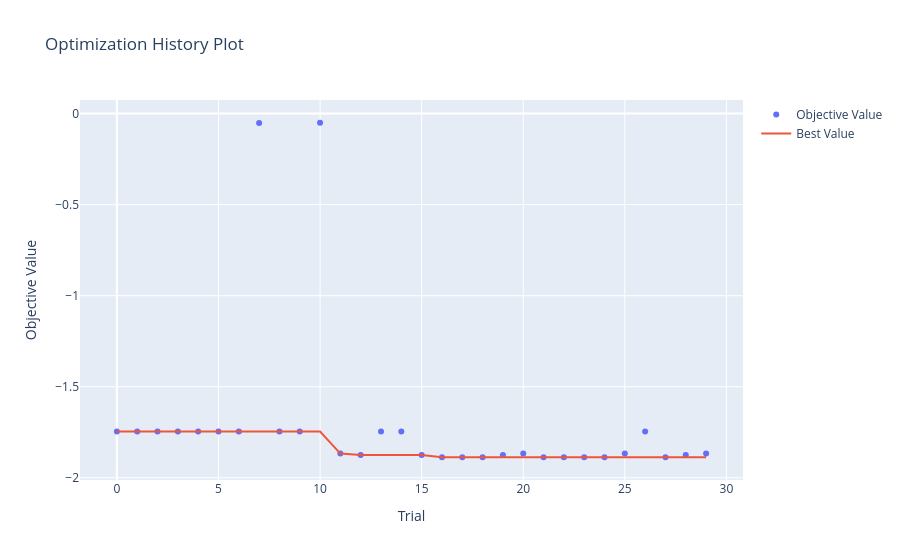

This figure's notebook cell:
### Markdown cell above
探索の過程や得られた構造を可視化してみましょう。まずは先ほども行った探索の過程の可視化からです。

### Code cell
optuna.visualization.plot_optimization_history(study)

### Figure 1 — Plotly figure (JSON) as saved in the notebook; plotly's stock layout.template omitted (floating-point values rounded to 4 significant figures)
{"data": [{"mode": "markers", "name": "Objective Value", "type": "scatter", "x": [0, 1, 2, 3, 4, 5, 6, 7, 8, 9, 10, 11, 12, 13, 14, 15, 16, 17, 18, 19, 20, 21, 22, 23, 24, 25, 26, 27, 28, 29], "y": [-1.747, -1.747, -1.747, -1.747, -1.747, -1.747, -1.747, -0.05151, -1.747, -1.747, -0.05037, -1.867, -1.875, -1.747, -1.747, -1.875, -1.887, -1.887, -1.887, -1.875, -1.867, -1.887, -1.887, -1.887, -1.887, -1.867, -1.747, -1.887, -1.875, -1.867]}, {"name": "Best Value", "type": "scatter", "x": [0, 1, 2, 3, 4, 5, 6, 7, 8, 9, 10, 11, 12, 13, 14, 15, 16, 17, 18, 19, 20, 21, 22, 23, 24, 25, 26, 27, 28, 29], "y": [-1.747, -1.747, -1.747, -1.747, -1.747, -1.747, -1.747, -1.747, -1.747, -1.747, -1.747, -1.867, -1.875, -1.875, -1.875, -1.875, -1.887, -1.887, -1.887, -1.887, -1.887, -1.887, -1.887, -1.887, -1.887, -1.887, -1.887, -1.887, -1.887, -1.887]}], "layout": {"autosize": true, "title": {"text": "Optimization History Plot"}, "xaxis": {"autorange": true, "range": [-1.781, 30.78], "title": {"text": "Trial"}, "type": "linear"}, "yaxis": {"autorange": true, "range": [-2.039, 0.1012], "title": {"text": "Objective Value"}, "type": "linear"}}}
